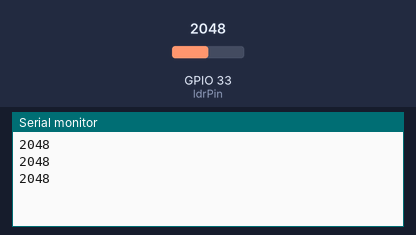
Simulated run of this sketch. Board: ESP32. Shown: the last lines printed to the serial monitor. The test bench sets the inputs (shaded band); at power-on: GPIO 33 (ldrPin) = 2048.

Above: at 1.3 s.
1.4 s: GPIO 33 (ldrPin) set to 2866
At 1.9 s:
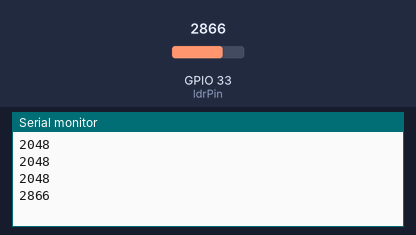
2.9 s: GPIO 33 (ldrPin) set to 3603
At 3.4 s:
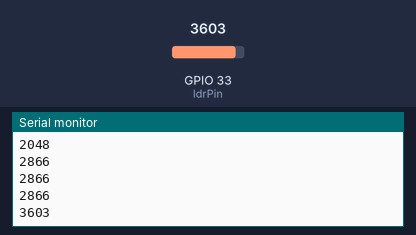
Timing chart, 0 to 5.9 s (numbered marks = the images above; inputs shaded):
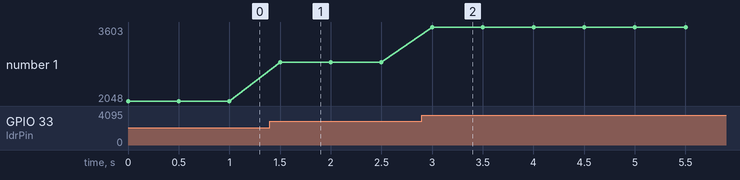

The sketch:

test3-2.ino
```cpp
const int ldrPin = 33;

void setup() {
  Serial.begin(115200);
}

void loop() {
  int ldrValue = analogRead(ldrPin);

  Serial.println(ldrValue);
  delay(500);
  }
```

Measured:
- after the input at 1.4 s, the serial monitor: prints a new line after 0.10 s (image 1)
- after the input at 2.9 s, the serial monitor: prints a new line after 0.10 s (image 2)
- plotted number 1: 2048 → 2866 after the input at 1.4 s, 2866 → 3603 after the input at 2.9 s
